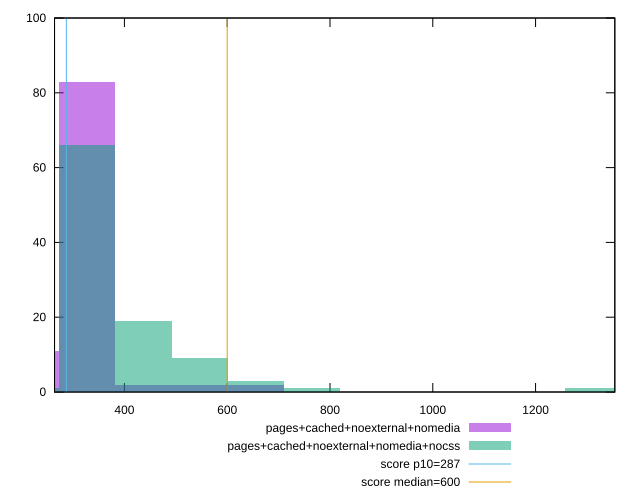

Write the gnuplot code that produced this figure.
reset

$pagesCachedNoexternalNomedia <<EOF
327.85540927955856 83
437.1405457060781 2
218.57027285303906 11
546.4256821325977 2
655.7108185591171 2
EOF

$pagesCachedNoexternalNomediaNocss <<EOF
327.85540927955856 66
546.4256821325977 9
437.1405457060781 19
1311.4216371182342 1
655.7108185591171 3
764.9959549856367 1
218.57027285303906 1
EOF

set key outside below
set boxwidth 109.28513642651953
set xrange [264:1354.212]
set yrange [0:100]
set trange [0:100]
set style fill transparent solid 0.5 noborder

set parametric
set terminal svg size 640, 500 enhanced background rgb 'white'
set output "reprap/total-blocking-time/comparison/histogram/3_vs_4.svg"

plot $pagesCachedNoexternalNomedia title "pages+cached+noexternal+nomedia" with boxes, \
     $pagesCachedNoexternalNomediaNocss title "pages+cached+noexternal+nomedia+nocss" with boxes, \
     287,t title "score p10=287", \
     600,t title "score median=600"

reset
